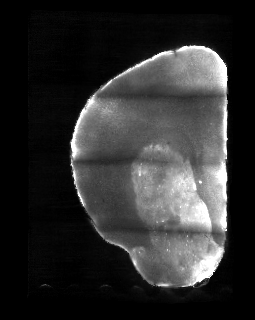
#> input picture project/train_data_set/10_Ori.png, 255 x 320 px
$ python -i align_utils.py   (imports and definitions only)   (older library calls are emulated)
#> lines starting #> are read from the running program, lines starting #| are printed output that depends on the picture; after the words box and inside, x2 and y2 are one past the last pixel; in counts of white or black regions, pixels touching at a corner belong together
#> further down, picture is the input picture: shape (320, 255); min 0, max 255, mean 46.5
# ruff: noqa
"""Vendored from UCI-XuLab-RegTools (github.com/UCI-XuLab/UCI-XuLab-RegTools).

Original author: Atchuth Naveen, UC Irvine.
Vendored into Brainfast on 2026-04-16 as project/scripts/regtools_align/align_utils.py.
Minimally modified from upstream:
  - Dropped `from regtools.utils.io.nifti_utils import load_nii_pir` and
    `load = load_nii_pir` — Brainfast passes numpy arrays directly, never
    disk paths, so the loader is unused here.
  - Inlined `preprocess` (17-line helper from
    regtools.utils.image_processing) so the vendored package is
    self-contained; behaviour identical.
Do not otherwise edit locally; update by re-syncing from upstream.

--- Original header ---
Axis alignment utilities for brain volume orientation.

Provides functions for detecting the longitudinal fissure,
fitting rotation/flip transforms via SVD, and aligning brain
volumes to the Allen CCF orientation.
"""

import math
import os
import numpy as np
import cv2
import matplotlib.pyplot as plt
from scipy.spatial.transform import Rotation as R


# Inlined from regtools.utils.image_processing.preprocess — see vendor notes above.
# [72 lines left out: functions preprocess, show, bbox, not called in this run]


def bbox_vert(img, up_ratio=0.05, bottom_ratio=0.35, debug=False):
    """
    Computes a bounding box around a given image. Vertical version of bbox function.
    The parameter ratios are used to compute a space of size 2 * ratio * bounding box height
    centered at the bounding box's midpoint. Lines that fall inside this space are valid
    and kept.
    """
#> called with up_ratio = 0.05, bottom_ratio = 0.35, debug = False
    thresh = cv2.threshold(img, 0, 255, cv2.THRESH_BINARY + cv2.THRESH_OTSU)[1]
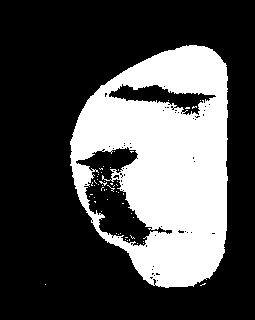
#> thresh: shape (320, 255); 30.8% white; 55 white regions (54 under 20 px), largest, box (x1, y1, x2, y2) and area: (70, 45, 228, 288) 24985
    # Dilate the output so very close pieces are connected.
    kernel = np.ones((6, 6), np.uint8)
    thresh = cv2.dilate(thresh, kernel)
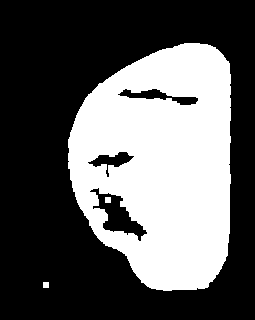
#> thresh: shape (320, 255); 36.9% white; 3 white regions
    if debug:
        show(thresh, "Thresholded + Dilation")

    # Find contours, obtain bounding box, extract ROI
    cnts = cv2.findContours(thresh, cv2.RETR_EXTERNAL, cv2.CHAIN_APPROX_SIMPLE)
#> cnts = 2 contours; box (x1, y1, x2, y2) and area: (68, 43, 231, 291) 31720, (43, 282, 49, 288) 25
    cnts = cnts[0] if len(cnts) == 2 else cnts[1]
    if debug:
        print("Num of bounding boxes:", len(cnts))

    # Up and bottom boundaries for x-values.
    # Line segments that fall within these up/bottom boundaries are valid.
    up = -1
    bottom = -1
    midpoint = -1
    largest_area = -1
    boundary = img
    for c in cnts:
        x, y, w, h = cv2.boundingRect(c)
        # Retrieve the largest contour and use that as our bounding box.
        # Assume the largest bounding box is what we want to work with.
        if w * h > largest_area:
            largest_area = w * h
            midpoint = y + (h / 2)
            up = midpoint - up_ratio * h
            bottom = midpoint + bottom_ratio * h
            img_copy = cv2.cvtColor(img, cv2.COLOR_GRAY2RGB)
            boundary = cv2.rectangle(img_copy, (x, y), (x + w, y + h), (36, 255, 12), 2)
#> this loop made 2 passes
#> (c, x, y, w, h, largest_area, midpoint, up) on pass 1: ([[43, 282], [43, 287], [48, 287], [48, 282]], 43, 282, 6, 6, 36, 285, 284.7)
#> (x, y, w, h, largest_area, midpoint, up, bottom) on pass 2: (68, 43, 163, 248, 40424, 167, 154.6, 253.8)
#> pass 2, in bbox_vert, `boundary = cv2.rectangle(img_copy, (x, y), (x + w, y + h), (36, 255, 1..`:
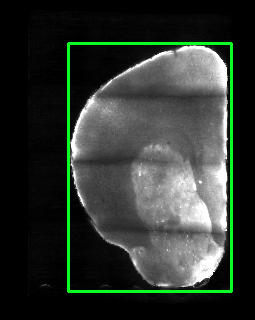
#> boundary: shape (320, 255, 3); mean B, G, R 47.4, 54, 46.7
#> after the loop, bottom = 253.8; largest_area = 40424; midpoint = 167; up = 154.6
    if debug and cnts:
        print("x, y, w, h", x, y, w, h)
        print("midpoint:", midpoint)
        print("up:", up)
        print("bottom:", bottom)
        show(boundary, "Bounding box")
    return up, midpoint, bottom


# [288 lines left out: functions find_lines, process_lines, process_lines_vert, create_line_img, svd_fit, align_rotation and 1 more, not called in this run]

>>> import cv2
>>> picture = cv2.imread('../../train_data_set/10_Ori.png', cv2.IMREAD_GRAYSCALE)
>>> result = bbox_vert(picture)
#> result = (154.6, 167, 253.8)

$ run again, on project/train_data_set/12_Ori.png
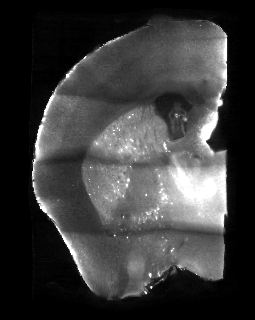
#> input picture project/train_data_set/12_Ori.png, 255 x 320 px
#> picture is the input picture: shape (320, 255); min 0, max 255, mean 58.9
#> in bbox_vert, `thresh = cv2.dilate(thresh, kernel)`:
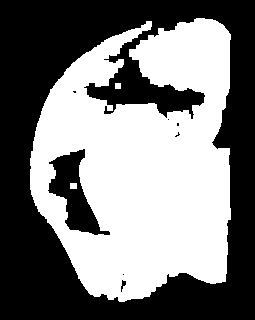
#> thresh: shape (320, 255); 48.6% white; 3 white regions
#> cnts = 2 contours; box (x1, y1, x2, y2) and area: (30, 18, 231, 302) 41129, (115, 83, 121, 89) 25
#> the loop in bbox_vert, `for c in cnts:` made 2 passes
#> (c, x, y, w, h, largest_area, midpoint, up) on pass 1: ([[115, 83], [115, 88], [120, 88], [120, 83]], 115, 83, 6, 6, 36, 86, 85.7)
#> pass 2, in bbox_vert, `boundary = cv2.rectangle(img_copy, (x, y), (x + w, y + h), (36, 255, 1..`:
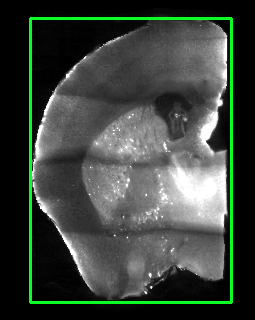
#> boundary: shape (320, 255, 3); mean B, G, R 60, 67.8, 59.1
#> after the loop in bbox_vert, `for c in cnts:`: bottom = 259.4; largest_area = 57084; midpoint = 160; up = 145.8
#> result = (145.8, 160, 259.4)

$ run again, on project/train_data_set/13_Ori.png
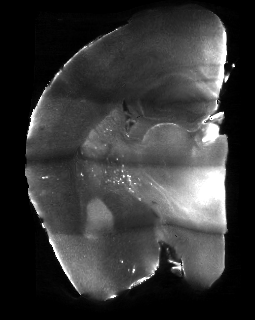
#> input picture project/train_data_set/13_Ori.png, 255 x 320 px
#> picture is the input picture: shape (320, 255); min 0, max 255, mean 54.4
#> in bbox_vert, `thresh = cv2.dilate(thresh, kernel)`:
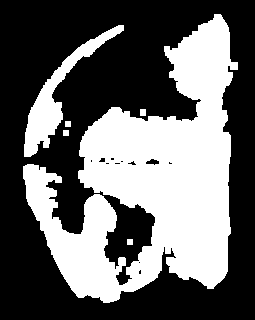
#> thresh: shape (320, 255); 40% white; 6 white regions
#> cnts = 6 contours; box (x1, y1, x2, y2) and area: (23, 14, 238, 303) 29184, (24, 25, 124, 157) 2446, (140, 109, 146, 116) 30, (127, 239, 133, 245) 25, (63, 130, 69, 136) 25, (65, 121, 71, 127) 25
#> the loop in bbox_vert, `for c in cnts:` made 6 passes
#> (c, x, y, w, h, largest_area, midpoint, up) on passes 1, 4: ([[127, 239], [127, 244], [132, 244], [132, 239]], 127, 239, 6, 6, 36, 242, 241.7), ([[140, 109], [140, 115], [145, 115], [145, 109]], 140, 109, 6, 7, 42, 112.5, 112.2)
#> after the loop in bbox_vert, `for c in cnts:`:
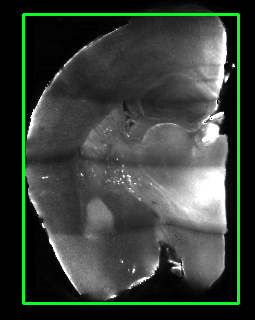
#> boundary: shape (320, 255, 3); mean B, G, R 55.5, 63.7, 54.7
#> after the loop in bbox_vert, `for c in cnts:`: bottom = 259.6; largest_area = 62135; midpoint = 158.5; up = 144.1
#> result = (144.1, 158.5, 259.6)
